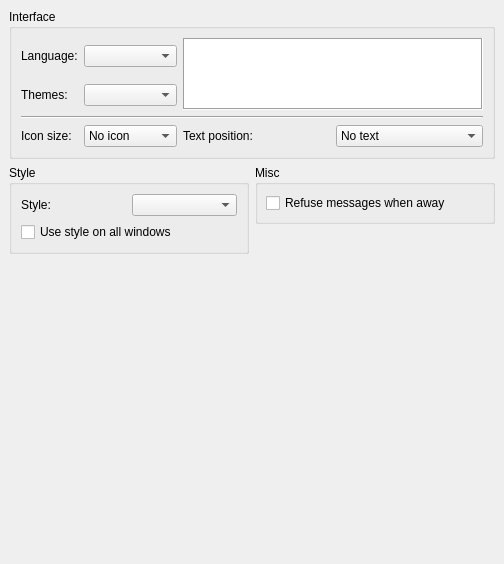
     <widget class="QWidget" name="pageMisc" >
      <layout class="QGridLayout" >
       <property name="margin" >
        <number>9</number>
       </property>
       <property name="spacing" >
        <number>6</number>
       </property>
       <item row="0" column="0" colspan="2" >
        <widget class="QGroupBox" name="groupInterface" >
         <property name="title" >
          <string>Interface</string>
         </property>
         <layout class="QGridLayout" >
          <property name="margin" >
           <number>9</number>
          </property>
          <property name="spacing" >
           <number>6</number>
          </property>
          <item row="1" column="1" >
           <widget class="QComboBox" name="cmbIconTheme" >
            <property name="minimumSize" >
             <size>
              <width>0</width>
              <height>0</height>
             </size>
            </property>
            <property name="whatsThis" >
             <string>&lt;h3>Themes&lt;/h3>&lt;p>Choose a theme for the icons.&lt;/p></string>
            </property>
           </widget>
          </item>
          <item row="0" column="1" >
           <widget class="QComboBox" name="languageBox" />
          </item>
          <item row="0" column="0" >
           <widget class="QLabel" name="langLabel" >
            <property name="text" >
             <string>Language:</string>
            </property>
            <property name="textFormat" >
             <enum>Qt::PlainText</enum>
            </property>
            <property name="buddy" >
             <cstring>languageBox</cstring>
            </property>
           </widget>
          </item>
          <item rowspan="2" row="0" column="2" colspan="2" >
           <widget class="QListWidget" name="lstTheme" >
            <property name="sizePolicy" >
             <sizepolicy>
              <hsizetype>5</hsizetype>
              <vsizetype>5</vsizetype>
              <horstretch>0</horstretch>
              <verstretch>0</verstretch>
             </sizepolicy>
            </property>
            <property name="minimumSize" >
             <size>
              <width>300</width>
              <height>72</height>
             </size>
            </property>
            <property name="maximumSize" >
             <size>
              <width>16777215</width>
              <height>72</height>
             </size>
            </property>
            <property name="focusPolicy" >
             <enum>Qt::NoFocus</enum>
            </property>
            <property name="contextMenuPolicy" >
             <enum>Qt::NoContextMenu</enum>
            </property>
            <property name="frameShape" >
             <enum>QFrame::Box</enum>
            </property>
            <property name="verticalScrollBarPolicy" >
             <enum>Qt::ScrollBarAlwaysOff</enum>
            </property>
            <property name="horizontalScrollBarPolicy" >
             <enum>Qt::ScrollBarAlwaysOff</enum>
            </property>
            <property name="selectionMode" >
             <enum>QAbstractItemView::NoSelection</enum>
            </property>
            <property name="iconSize" >
             <size>
              <width>32</width>
              <height>32</height>
             </size>
            </property>
            <property name="gridSize" >
             <size>
              <width>34</width>
              <height>34</height>
             </size>
            </property>
            <property name="viewMode" >
             <enum>QListView::IconMode</enum>
            </property>
           </widget>
          </item>
          <item row="3" column="1" >
           <widget class="QComboBox" name="cmbMenuIcons" >
            <property name="currentIndex" >
             <number>0</number>
            </property>
            <item>
             <property name="text" >
              <string>No icon</string>
             </property>
            </item>
            <item>
             <property name="text" >
              <string>Small icons</string>
             </property>
            </item>
            <item>
             <property name="text" >
              <string>Big icons</string>
             </property>
            </item>
           </widget>
          </item>
          <item row="3" column="0" >
           <widget class="QLabel" name="lblMenuIconSize" >
            <property name="text" >
             <string>Icon size:</string>
            </property>
            <property name="textFormat" >
             <enum>Qt::PlainText</enum>
            </property>
            <property name="buddy" >
             <cstring>cmbMenuIcons</cstring>
            </property>
           </widget>
          </item>
          <item row="3" column="3" >
           <widget class="QComboBox" name="cmbMenuText" >
            <property name="currentIndex" >
             <number>0</number>
            </property>
            <item>
             <property name="text" >
              <string>No text</string>
             </property>
            </item>
            <item>
             <property name="text" >
              <string>Beside icon</string>
             </property>
            </item>
            <item>
             <property name="text" >
              <string>Below icon</string>
             </property>
            </item>
           </widget>
          </item>
          <item row="3" column="2" >
           <widget class="QLabel" name="lblMenuText" >
            <property name="text" >
             <string>Text position:</string>
            </property>
            <property name="textFormat" >
             <enum>Qt::PlainText</enum>
            </property>
            <property name="buddy" >
             <cstring>cmbMenuText</cstring>
            </property>
           </widget>
          </item>
          <item row="2" column="0" colspan="4" >
           <widget class="Line" name="line" >
            <property name="orientation" >
             <enum>Qt::Horizontal</enum>
            </property>
           </widget>
          </item>
          <item row="1" column="0" >
           <widget class="QLabel" name="lblTheme" >
            <property name="enabled" >
             <bool>true</bool>
            </property>
            <property name="text" >
             <string>Themes:</string>
            </property>
            <property name="textFormat" >
             <enum>Qt::PlainText</enum>
            </property>
            <property name="buddy" >
             <cstring>cmbIconTheme</cstring>
            </property>
           </widget>
          </item>
         </layout>
        </widget>
       </item>
       <item rowspan="2" row="2" column="1" >
        <spacer>
         <property name="orientation" >
          <enum>Qt::Vertical</enum>
         </property>
         <property name="sizeHint" >
          <size>
           <width>20</width>
           <height>301</height>
          </size>
         </property>
        </spacer>
       </item>
       <item row="3" column="0" >
        <spacer>
         <property name="orientation" >
          <enum>Qt::Vertical</enum>
         </property>
         <property name="sizeHint" >
          <size>
           <width>20</width>
           <height>271</height>
          </size>
         </property>
        </spacer>
       </item>
       <item rowspan="2" row="1" column="0" >
        <widget class="QGroupBox" name="groupStyle" >
         <property name="title" >
          <string>Style</string>
         </property>
         <layout class="QGridLayout" >
          <property name="margin" >
           <number>9</number>
          </property>
          <property name="spacing" >
           <number>6</number>
          </property>
          <item row="1" column="0" colspan="2" >
           <widget class="QCheckBox" name="cbStyleForAll" >
            <property name="text" >
             <string>Use style on all windows</string>
            </property>
           </widget>
          </item>
          <item row="0" column="1" >
           <widget class="QComboBox" name="cmbStyle" />
          </item>
          <item row="0" column="0" >
           <widget class="QLabel" name="lblStyle" >
            <property name="text" >
             <string>Style:</string>
            </property>
            <property name="buddy" >
             <cstring>cmbStyle</cstring>
            </property>
           </widget>
          </item>
         </layout>
        </widget>
       </item>
       <item row="1" column="1" >
        <widget class="QGroupBox" name="groupMisc" >
         <property name="title" >
          <string>Misc</string>
         </property>
         <layout class="QGridLayout" >
          <property name="margin" >
           <number>8</number>
          </property>
          <property name="spacing" >
           <number>6</number>
          </property>
          <item row="0" column="0" >
           <widget class="QCheckBox" name="cbRefuseAway" >
            <property name="whatsThis" >
             <string>&lt;h3>Responder mode&lt;/h3>&lt;p>There are 2 kinds of responder&lt;p>&lt;p>&lt;b>Refuse,&lt;/b> in this mode, all the messages you receive while away are lost&lt;/p>&lt;p>&lt;b>Store,&lt;/b> in this mode, you can read your messages as if you were not marked away&lt;/p></string>
            </property>
            <property name="text" >
             <string>Refuse messages when away</string>
            </property>
           </widget>
          </item>
         </layout>
        </widget>
       </item>
      </layout>
     </widget>
